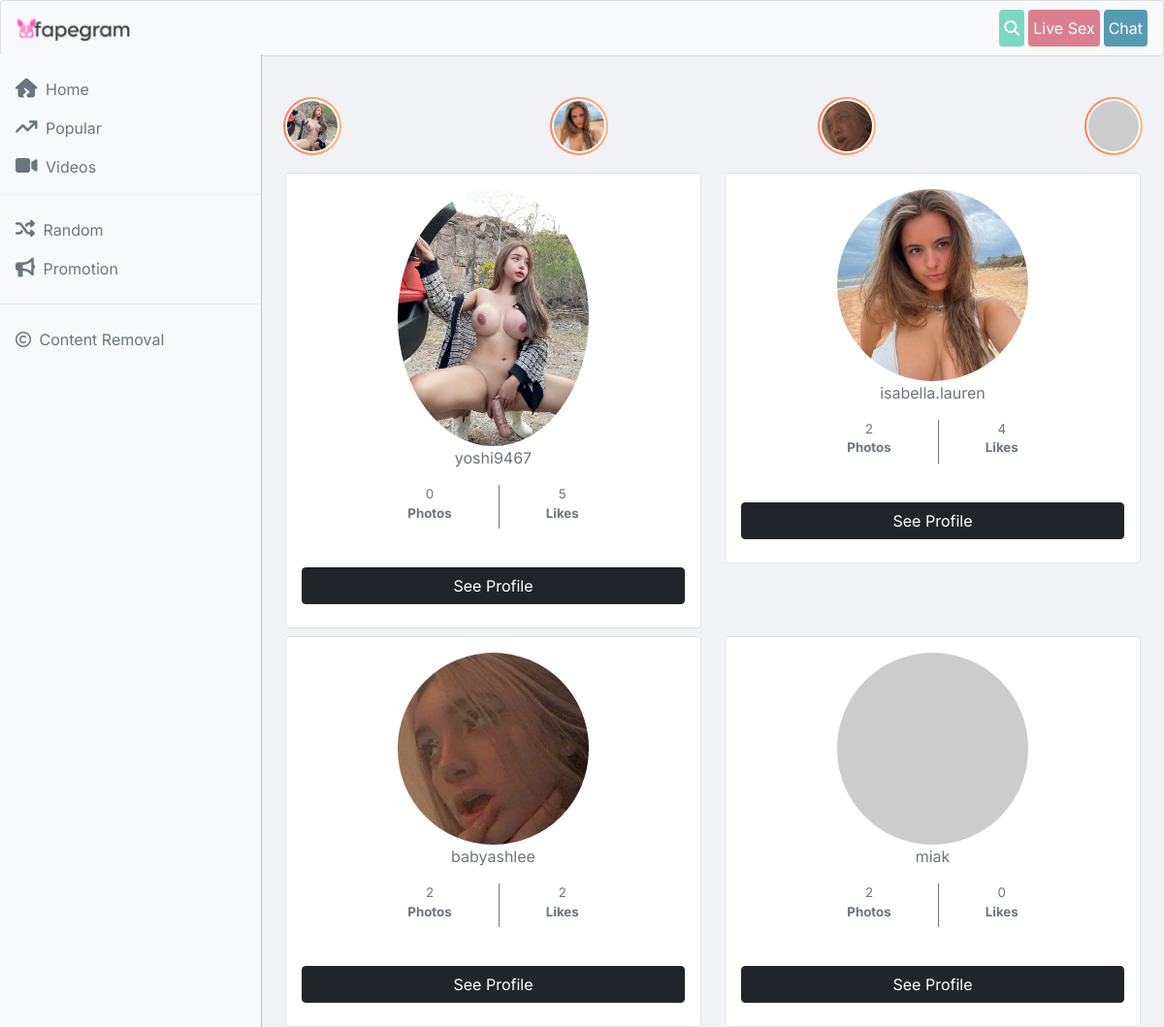
The page /popular/ on the database as committed earlier.
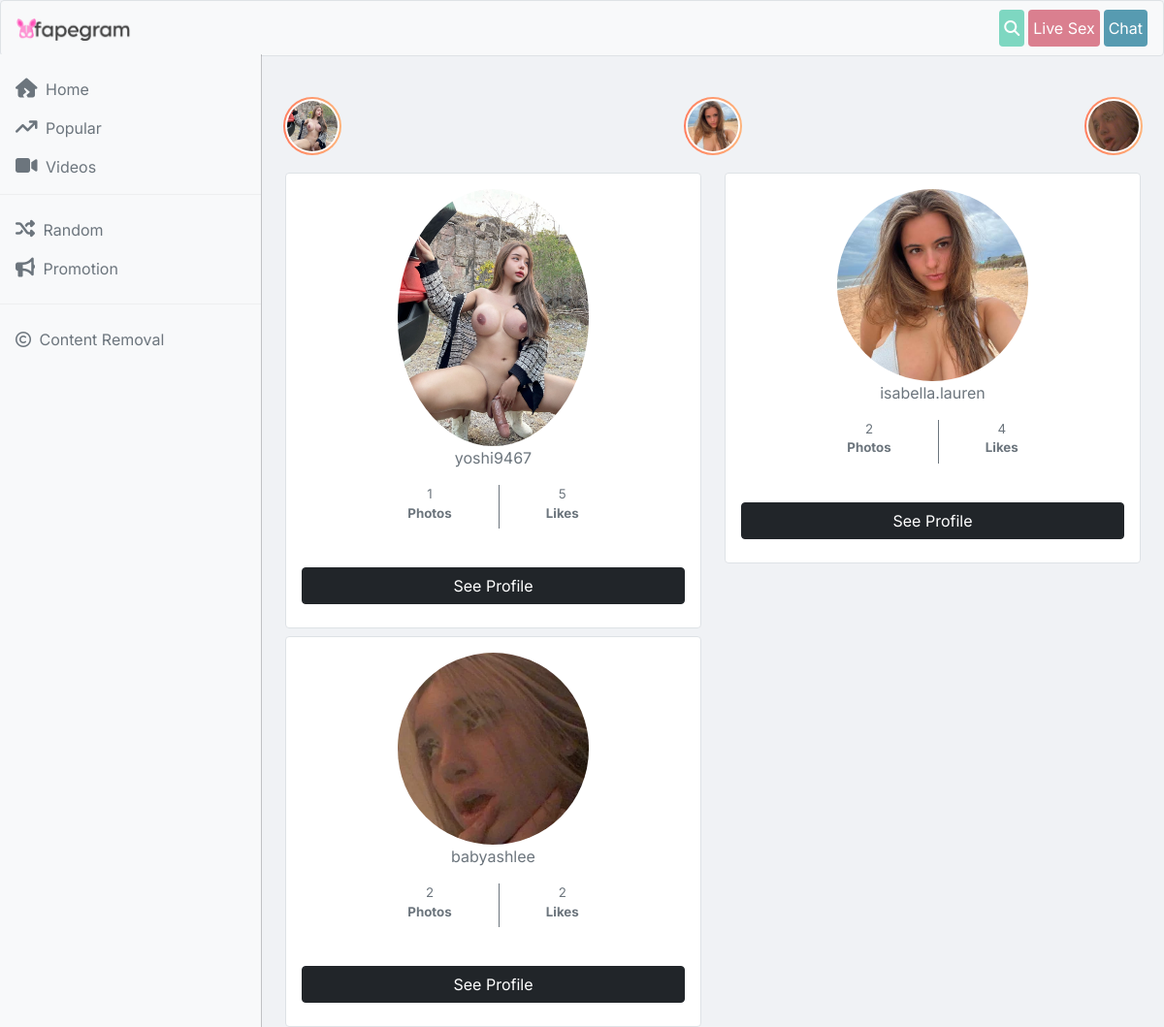
The same page on the database as committed later.
### base/models.py (models this page shows, shortened)
class Profile(models.Model):
    user = models.ForeignKey(User, on_delete=models.CASCADE)
    dp = models.FileField(upload_to='dp', null=True, blank=True)
    name = models.CharField(max_length=100, null=True, blank=True)
    bio = models.TextField(null=True, blank=True)
    onlyfans = models.URLField(null=True, blank=True)
    twitter = models.URLField(null=True, blank=True)
    insta = models.URLField(null=True, blank=True)
    likex = models.IntegerField(default=0)
    def img_count(self):
        im = Art.objects.filter(prof=self)
        return len(im)
    def total_likes(self):
        return self.likex

### base/views.py (the view)
# urls.py: path('popular/', popu, name='popular'),
def popu(request):
    prof = Profile.objects.all().order_by('-likex')
    paginator = Paginator(prof, 30)
    page_number = request.GET.get("page")
    prof = paginator.get_page(page_number)
    context = {'prof':prof}
    return render(request, 'popular.html', context)

### base/context_processors.py (called while the page is built)
def popular(request):
    return {'pop': Profile.objects.all().order_by('-likex')[0:10]}

### templates/popular.html (shortened to what this page needs)
{% extends 'base.html' %}
{% block body %}
<div class="text-center container">
<div class="row">
{% for p in prof %}
<div class="mt-2 col-12 col-md-6">
<div class="p-3 card-body bg-white img-thumbnail">
{% if p.dp %}<a href="/model/{{p.user}}">
<img class="img-fluid rounded-circle w-50" src={{p.dp.url}}/></a>
{% else %} <a href="/model/{{p.user}}">
<img class="img-fluid rounded-circle w-50" src="https://api.dicebear.com/7.x/initials/svg?seed={{p.name}}"/></a>
{% endif %}
<a href="/model/{{p.user}}">
<name class="my-3 text-muted">{{p.name}}</name></a>
<div class="my-3 d-flex justify-content-center">
<p class="text-muted">{{p.img_count}}<br> <b>Photos</b></p>
<p class="text-muted">{{p.total_likes}}<br><b> Likes</b></p>
</div>
<a href="/model/{{p.user}}" class="my-2 btn btn-dark w-100">See Profile</a>
</div>
</div>
{% endfor %}
</div>
</div>
{% endblock %}

### templates/base.html (shortened to what this page needs)
<!DOCTYPE html>
{% load static %}
<html lang="en">
  <head>
    <link rel="stylesheet" href="https://cdnjs.cloudflare.com/ajax/libs/font-awesome/6.5.1/css/all.min.css" />
  <link href="https://cdn.jsdelivr.net/npm/bootstrap@5.0.2/dist/css/bootstrap.min.css" rel="stylesheet">
  </head>
  <body>
    <nav class="py-2 img-thumbnail navbar navbar-expand-lg navbar-light bg-light sticky-top">
      <div class="container-fluid">
 <a class="me-auto navbar-brand" href="/"><img class="logo" src="{% static "fapegram.png" %}"></a>
<a href="/search/" class="px-1 btn btnsex btn-s"><i class="fa-solid fa-magnifying-glass"></i></a>
       <a class="px-1 btn btnwarn text-white btn-s mx-1">Live Sex</a>
       <a class="px-1 btn btndngr text-white btn-s">Chat</a>
    </nav>
    <div
      class=" offcanvas offcanvas-start sidebar-nav bg-light"
      tabindex="-1"
      id="sidebar"
    >
      <div class="offcanvas-body p-0">
        <nav class="navbar-dark">
          <ul class="navbar-nav">
            <li>
            </li>
            <li>
              <a href="/" class="text-muted nav-link px-3 active">
                <span class="me-1"><i class="icon fa-solid fa-house-crack"></i></span>
                <span>Home</span>
              </a>
            </li>
           <li>
              <a href="/popular/" class="text-muted nav-link px-3 active">
                 <span class="me-1"><i class="icon fa-solid fa-arrow-trend-up"></i></span>
                <span>Popular</span>
              </a>
            </li>
           <li>
            <a href="https://tiksporn.pythonanywhere.com" target="__blank"  class="text-muted nav-link px-3 active">
             <span class="me-1"><i class="icon fa-solid fa-video"></i></span>
              <span>Videos</span>
            </a>
          </li>
            <li class="mb-2"><hr class="dropdown-divider bg-light" /></li>
            <li>
              <a href="/random/" class="text-muted nav-link px-3 active">
                <span class="me-1"><i class="icon fa-solid fa-shuffle"></i></span>
                <span>Random</span>
              </a>
            </li>
            <li>
              <a href="/contact/" class="text-muted nav-link px-3">
                <span class="me-1"><i class="icon fa-solid fa-bullhorn"></i></span>
                <span>Promotion</span>
              </a>
            </li>
            <li class="my-2"><hr class="dropdown-divider bg-light" /></li>
            <li>
              <a href="/dmca/" class="text-muted nav-link px-3">
                <span class="me-1"><i class="fa-regular fa-copyright"></i></span>
                <span>Content Removal</span>
              </a>
            </li>
          </ul>
        </nav>
      </div>
    </div>
    <main class="mt-3 pt-3">
      <div class="container-fluid">
      <div class="top">
{% for p in pop %}
<div>
  <a href="/model/{{p.user.username}}">
     <img class="" {% if p.dp %}  src="{{p.dp.url}}" {% else %} src="https://api.dicebear.com/7.x/initials/svg?seed={{p.user.username}}" {% endif %} alt="{{p.user.username}}">
</a>
</div>
{% endfor %}
 </div>
{% block body %}
{% endblock %}
      </div>
    </main>
  </body>
</html>

Rows that differ between the two databases and show on the page:
removed Profile: name "miak", img_count "2", total_likes "0"
computed for Profile "yoshi9467": img_count "0" → "1"
